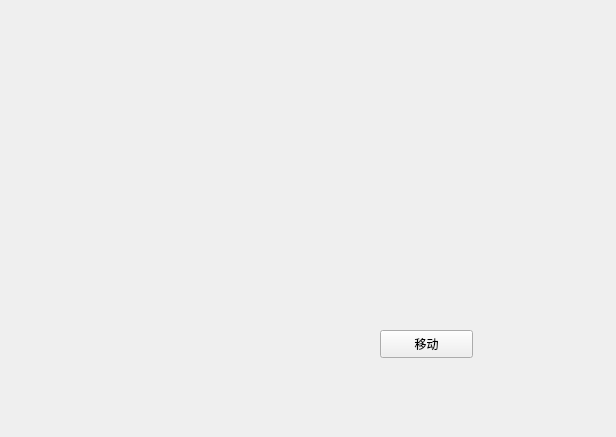
<?xml version="1.0" encoding="UTF-8"?>
<ui version="4.0">
 <class>Widget</class>
 <widget class="QWidget" name="Widget">
  <property name="geometry">
   <rect>
    <x>0</x>
    <y>0</y>
    <width>616</width>
    <height>437</height>
   </rect>
  </property>
  <property name="windowTitle">
   <string>Widget</string>
  </property>
  <widget class="QPushButton" name="pushButton">
   <property name="geometry">
    <rect>
     <x>380</x>
     <y>330</y>
     <width>93</width>
     <height>28</height>
    </rect>
   </property>
   <property name="text">
    <string>移动</string>
   </property>
  </widget>
 </widget>
 <layoutdefault spacing="6" margin="11"/>
 <resources/>
 <connections/>
</ui>
